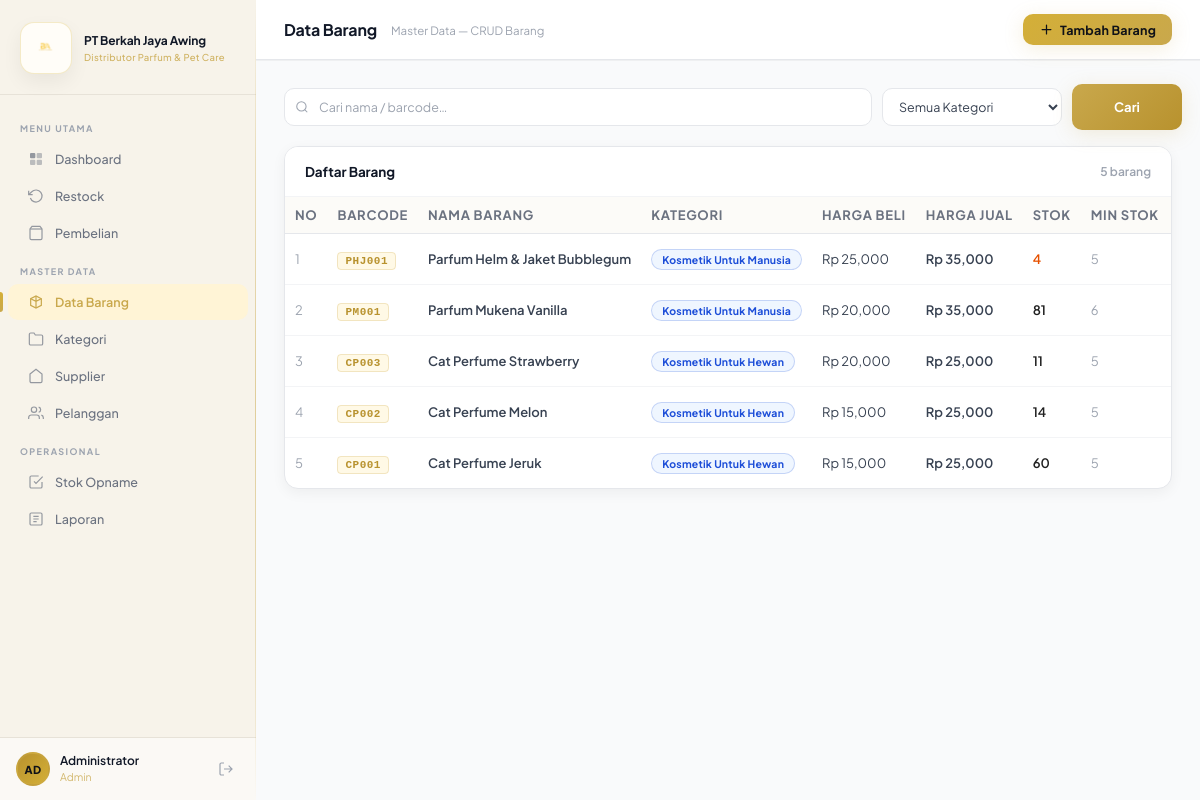
Page /barang.php (signed in) on the committed database.
### tables this page shows
CREATE TABLE `barang` (
  `id` int(11) NOT NULL,
  `nama_barang` varchar(100) DEFAULT NULL,
  `barcode` varchar(50) DEFAULT NULL,
  `id_kategori` int(11) DEFAULT NULL,
  `id_supplier` int(11) DEFAULT NULL,
  `harga_beli` int(11) DEFAULT 0,
  `harga_jual` int(11) DEFAULT 0,
  `stok` int(11) DEFAULT 0,
  `min_stok` int(11) DEFAULT 5,
  `created_at` timestamp NOT NULL DEFAULT current_timestamp(),
  `updated_at` timestamp NULL DEFAULT current_timestamp() ON UPDATE current_timestamp(),
  `gambar` varchar(100) DEFAULT 'default.jpg'
);

CREATE TABLE `kategori` (
  `id` int(11) NOT NULL,
  `nama` varchar(100) NOT NULL,
  `deskripsi` varchar(255) DEFAULT NULL,
  `created_at` timestamp NOT NULL DEFAULT current_timestamp()
);

### koneksi.php (called while the page is built, shortened)
<?php
if (!function_exists('escStr')) {
    function escStr($conn, $v) {
        return mysqli_real_escape_string($conn, trim((string)$v));
    }
}

### barang.php (the view, shortened to what this page needs)
<?php
require_once 'koneksi.php';
$search = escStr($conn, $_GET['search'] ?? '');
$where  = "WHERE 1=1";
$data = mysqli_query($conn, "
    SELECT
        barang.*,
        kategori.nama AS nama_kategori
    FROM barang
    LEFT JOIN kategori
        ON barang.id_kategori = kategori.id
    $where
    ORDER BY barang.id DESC
");
$total     = mysqli_fetch_assoc(mysqli_query($conn,"SELECT COUNT(*) c FROM barang $where"))['c'];
?>
<!DOCTYPE html>
<html lang="id">
<head>
  <link rel="stylesheet" href="css/style.css?v=20"/>
</head>
<body>
<div class="app">
  <?php include 'sidebar.php'; ?>
  <div class="main">
    <div class="topbar">
    <div class="topbar-left">
        <h2>Data Barang</h2>
        <p>Master Data — CRUD Barang</p>
      </div>
      <div class="topbar-actions">
  <button type="button" class="tb-btn primary" onclick="modalOpen('modalBarang')">
    <svg width="15" height="15" fill="none" viewBox="0 0 24 24">
      <path d="M12 5V19M5 12H19"
            stroke="currentColor"
            stroke-width="2"
            stroke-linecap="round"/>
    </svg>
    Tambah Barang
  </button>
</div>
</div>
    <div class="content">
      <form method="GET" class="toolbar barang-toolbar">
        <div class="search-box">
          <input type="text" name="search" placeholder="Cari nama / barcode…"
                 value="<?= htmlspecialchars($search) ?>">
        </div>
        <select name="kat" class="filter-select" onchange="this.form.submit()">
          <option value="">Semua Kategori</option>
        </select>
        <button type="submit" class="tb-btn btn-cari-barang">
          Cari
        </button>
      </form>
      <div class="card">
        <div class="card-header">
          <span class="card-title">Daftar Barang</span>
          <span class="card-link text-muted"><?= $total ?> barang</span>
        </div>
        <div class="table-wrap">
          <table>
            <thead>
              <tr>
                <th>No</th>
                <th>Barcode</th>
                <th>Nama Barang</th>
                <th>Kategori</th>
                <th>Harga Beli</th>
                <th>Harga Jual</th>
                <th>Stok</th>
                <th>Min Stok</th>
                <th>Status</th>
              </tr>
            </thead>
            <tbody>
              <?php
              $no = 1;
              while ($row = mysqli_fetch_assoc($data)):
                $stok    = (int)$row['stok'];
                $minStok = (int)$row['min_stok'];
                if ($stok === 0)         { $sCls='badge-danger';  $sLbl='Habis'; }
                elseif ($stok<=$minStok) { $sCls='badge-warning'; $sLbl='Menipis'; }
                else                     { $sCls='badge-success'; $sLbl='Normal'; }
              ?>
              <tr>
                <td class="text-muted"><?= $no++ ?></td>
                <td><span class="barcode-tag"><?= htmlspecialchars($row['barcode']) ?></span></td>
                <td class="fw-600"><?= htmlspecialchars($row['nama_barang']) ?></td>
                <td><span class="badge badge-info"><?= htmlspecialchars($row['nama_kategori']) ?></span></td>
                <td>Rp <?= number_format($row['harga_beli']) ?></td>
                <td class="fw-600">Rp <?= number_format($row['harga_jual']) ?></td>
                <td class="fw-600" style="color:<?= $stok===0?'#c62828':($stok<=$minStok?'#E65100':'#212121') ?>">
                  <?= $stok ?>
                </td>
                <td class="text-muted"><?= $minStok ?></td>
                <td><span class="badge <?= $sCls ?>"><?= $sLbl ?></span></td>
              </tr>
              <?php endwhile; ?>
            </tbody>
          </table>
        </div>
      </div>
    </div>
</div>
</div>
</body>
</html>

### sidebar.php (shortened to what this page needs)
<?php
$currentPage = basename($_SERVER['PHP_SELF']);
$role        = $_SESSION['role'] ?? 'kasir';
$nama        = $_SESSION['nama'] ?? 'User';
?>
<aside class="sidebar" id="sidebar">
  <div class="logo-area">
    <div class="logo-box">
      <div class="brand-logo">
        <img src="img/logo.png" alt="PT BJA" class="logo-img">
      </div>
      <div class="logo-text">
        PT Berkah Jaya Awing
        <span>Distributor Parfum & Pet Care</span>
      </div>
    </div>
  </div>
  <nav class="nav-section">
    <div class="nav-label">Menu Utama</div>
    <a href="<?= $role == 'admin' ? 'dashboard.php' : 'dashboard_kasir.php' ?>"
class="nav-item nav-dashboard <?= $currentPage === ($role == 'admin' ? 'dashboard.php' : 'dashboard_kasir.php') ? 'active' : '' ?>">
      Dashboard
    </a>
    <?php if ($role === 'admin'): ?>
    <a href="restock.php" class="nav-item <?= $currentPage==='restock.php'?'active':'' ?>">
      <svg width="16" height="16" fill="none" viewBox="0 0 24 24">
        <polyline points="1 4 1 10 7 10" stroke="currentColor" stroke-width="1.8" fill="none"/>
        <path d="M3.51 15a9 9 0 102.13-9.36L1 10" stroke="currentColor" stroke-width="1.8" fill="none"/>
      </svg>
      Restock
    </a>
    <?php endif; ?>
      <?php if ($role === 'admin'): ?>
    <a href="pembelian.php" class="nav-item <?= $currentPage==='pembelian.php'?'active':'' ?>">
      <svg width="16" height="16" fill="none" viewBox="0 0 24 24">
        <path d="M6 2L3 6v14a2 2 0 002 2h14a2 2 0 002-2V6l-3-4z"
              stroke="currentColor"
              stroke-width="1.8"
              fill="none"/>
        <line x1="3" y1="6"
              x2="21"
              y2="6"
              stroke="currentColor"
              stroke-width="1.8"/>
      </svg>
      Pembelian
    </a>
    <?php endif; ?>
    <?php if ($role === 'admin'): ?>
    <div class="nav-label">Master Data</div>
    <a href="barang.php" class="nav-item <?= $currentPage==='barang.php'?'active':'' ?>">
      <svg width="16" height="16" fill="none" viewBox="0 0 24 24">
        <path d="M20 7L12 3 4 7v10l8 4 8-4V7z" stroke="currentColor" stroke-width="1.8" fill="none"/>
        <path d="M12 3v18M4 7l8 4 8-4" stroke="currentColor" stroke-width="1.8"/>
      </svg>
      Data Barang
    </a>
    <a href="kategori.php" class="nav-item <?= $currentPage==='kategori.php'?'active':'' ?>">
      <svg width="16" height="16" fill="none" viewBox="0 0 24 24">
        <path d="M22 19a2 2 0 01-2 2H4a2 2 0 01-2-2V5a2 2 0 012-2h5l2 3h9a2 2 0 012 2z"
              stroke="currentColor" stroke-width="1.8" fill="none"/>
      </svg>
      Kategori
    </a>
    <a href="supplier.php" class="nav-item <?= $currentPage==='supplier.php'?'active':'' ?>">
      <svg width="16" height="16" fill="none" viewBox="0 0 24 24">
        <path d="M3 9l9-7 9 7v11a2 2 0 01-2 2H5a2 2 0 01-2-2z"
              stroke="currentColor" stroke-width="1.8" fill="none"/>
      </svg>
      Supplier
    </a>
    <a href="pelanggan.php" class="nav-item <?= $currentPage==='pelanggan.php'?'active':'' ?>">
      Pelanggan
    </a>
    <div class="nav-label">Operasional</div>
    <a href="stock_opname.php" class="nav-item <?= $currentPage==='stock_opname.php'?'active':'' ?>">
      <svg width="16" height="16" fill="none" viewBox="0 0 24 24">
        <path d="M9 11l3 3L22 4" stroke="currentColor" stroke-width="1.8" fill="none"/>
        <path d="M21 12v7a2 2 0 01-2 2H5a2 2 0 01-2-2V5a2 2 0 012-2h11"
              stroke="currentColor" stroke-width="1.8" fill="none"/>
      </svg>
      Stok Opname
    </a>
    <a href="laporan.php" class="nav-item <?= $currentPage==='laporan.php'?'active':'' ?>">
      <svg width="16" height="16" fill="none" viewBox="0 0 24 24">
        <rect x="3" y="3" width="18" height="18" rx="2" stroke="currentColor" stroke-width="1.8" fill="none"/>
        <path d="M8 12h8M8 8h8M8 16h5" stroke="currentColor" stroke-width="1.8"/>
      </svg>
      Laporan
    </a>
    <?php endif; ?>
  </nav>
  <div class="sidebar-footer">
    <div class="user-avatar"><?= strtoupper(substr($nama, 0, 2)) ?></div>
    <div class="user-info">
      <?= htmlspecialchars($nama) ?>
      <span><?= ucfirst($role) ?></span>
    </div>
<a href="#"
   title="Logout"
   class="logout-link"
   onclick="openLogoutModal(); return false;">
  <svg width="16" height="16" fill="none" viewBox="0 0 24 24">
    <path d="M9 21H5a2 2 0 01-2-2V5a2 2 0 012-2h4M16 17l5-5-5-5M21 12H9"
          stroke="currentColor"
          stroke-width="1.8"/>
  </svg>
</a>
  </div>
</aside>

### rows in the picture
barang: barcode "PHJ001", nama_barang "Parfum Helm & Jaket Bubblegum", id_kategori.nama "Kosmetik Untuk Manusia", harga_beli "25,000", harga_jual "35,000", stok "4", min_stok "5"
barang: barcode "PM001", nama_barang "Parfum Mukena Vanilla", id_kategori.nama "Kosmetik Untuk Manusia", harga_beli "20,000", harga_jual "35,000", stok "81", min_stok "6"
barang: barcode "CP003", nama_barang "Cat Perfume Strawberry", id_kategori.nama "Kosmetik Untuk Hewan", harga_beli "20,000", harga_jual "25,000", stok "11", min_stok "5"
barang: barcode "CP002", nama_barang "Cat Perfume Melon", id_kategori.nama "Kosmetik Untuk Hewan", harga_beli "15,000", harga_jual "25,000", stok "14", min_stok "5"
barang: barcode "CP001", nama_barang "Cat Perfume Jeruk", id_kategori.nama "Kosmetik Untuk Hewan", harga_beli "15,000", harga_jual "25,000", stok "60", min_stok "5"

### other values in the picture
substr($nama, 0, 2) "AD"
$nama "Administrator"
$role "Admin"
$total "5"
